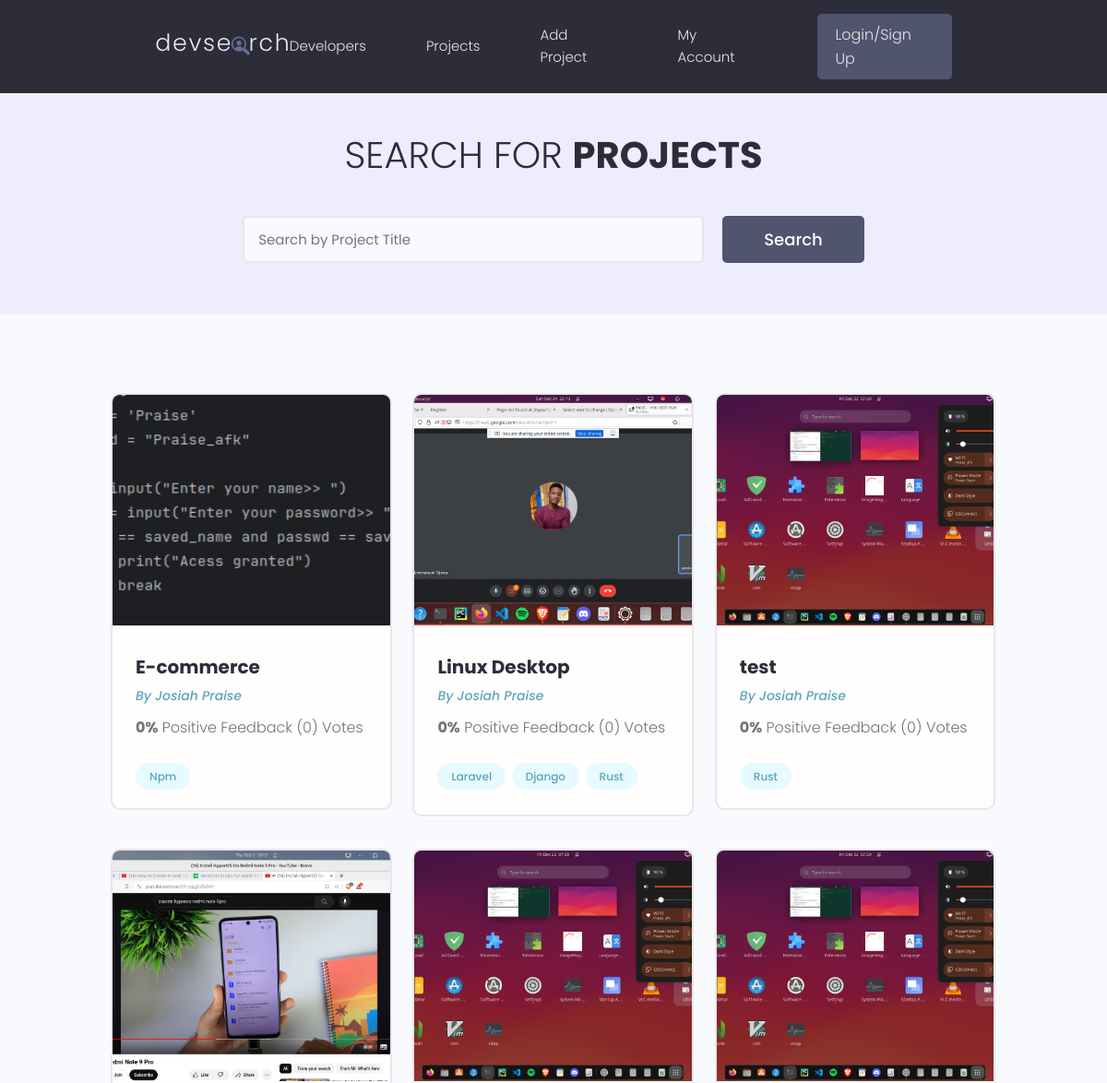
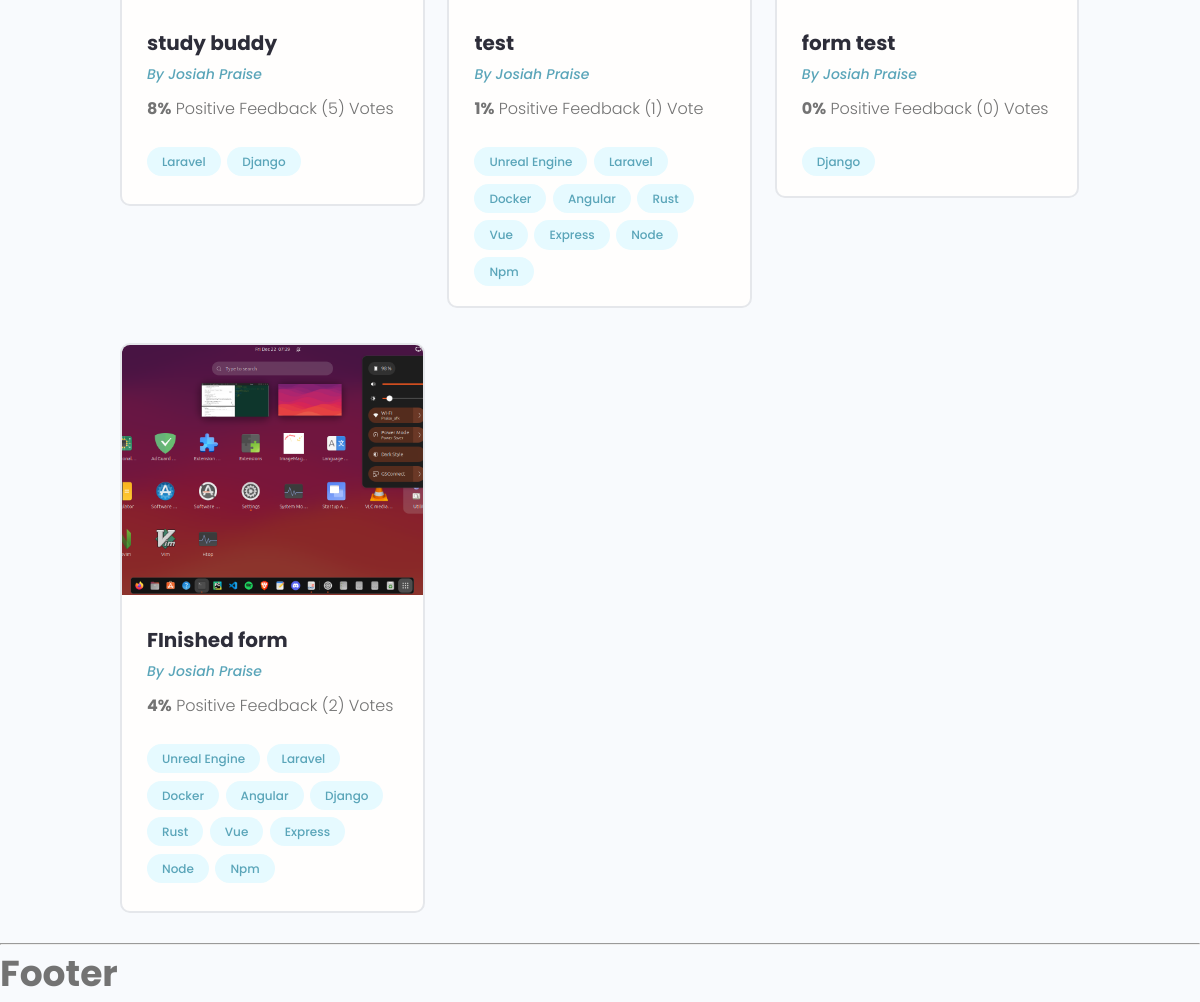
The page /projects/ on the database as committed earlier (2 pictures, top to bottom).
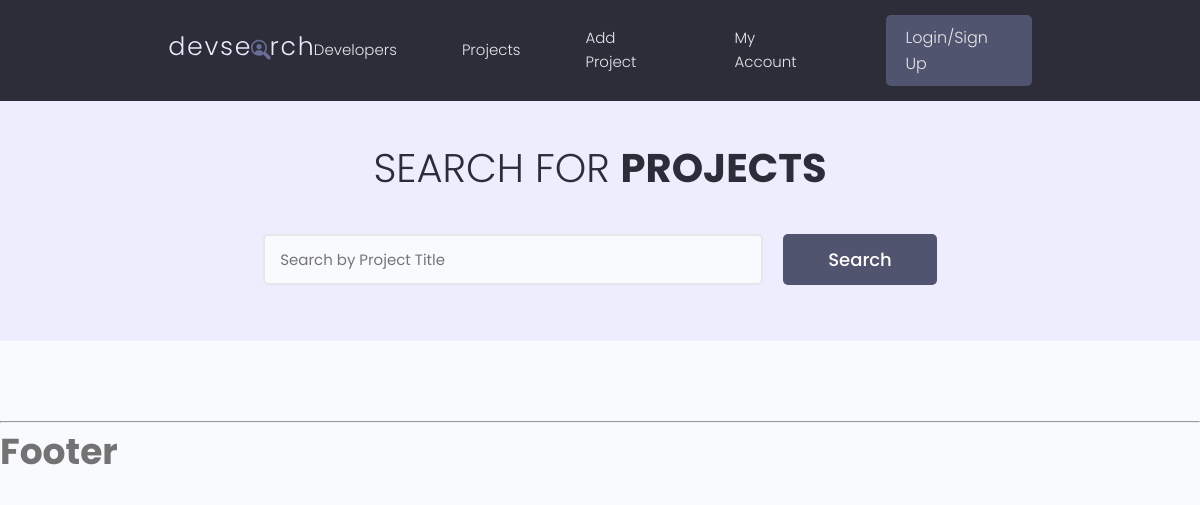
The same page on the database as committed later.
### projects/models.py (models this page shows, shortened)
class Project(models.Model):
    title = models.CharField(max_length=200)
    description = models.TextField(blank=True, null=True)
    demo_link = models.URLField(max_length=2000, null=True, blank=True)
    source_link = models.URLField(max_length=2000, null=True, blank=True)
    tags = models.ManyToManyField('Tag')
    vote_total = models.IntegerField(default=0, null=True, blank=True)
    vote_ratio = models.IntegerField(default=0, null=True, blank=True)
    image = models.ImageField(upload_to= 'project_photos', default='default.png', blank=True, null=True)
    created = models.DateTimeField(auto_now_add=True)
    id = models.UUIDField(default=uuid.uuid4, editable=False, unique=True, primary_key=True)
    def get_absolute_url(self):
        return reverse("projects:project_detail", kwargs={"pk": self.id})

class Tag(models.Model):
    name = models.CharField(max_length=200)
    created = models.DateTimeField(auto_now_add=True)
    id = models.UUIDField(default=uuid.uuid4, unique=True, editable=False, primary_key=True)
    def __str__(self):
        return self.name

### projects/views.py (the view)
# urls.py: path("", views.ProjectListView.as_view(), name='project_list'),
class ProjectListView(ListView):
    model = Project
    context_object_name = 'projects'
    def get_queryset(self) -> QuerySet[Any]:
        return Project.objects.all().order_by('created')

### projects/templates/projects/project_list.html (shortened to what this page needs)
{% extends 'main.html' %}
{% block content %}
<main class="projects">
    <section class="hero-section text-center">
        <div class="container container--narrow">
            <div class="hero-section__box">
                <h2>Search for <span>Projects</span></h2>
            </div>
            <div class="hero-section__search">
                <form id='searchForm' class="form" action="" method="get">
                    <div class="form__field">
                        <input class="input input--text" id="formInput#search" type="text" name="search_query"
                            placeholder="Search by Project Title" value="" />
                    </div>
                    <input class="btn btn--sub btn--lg" type="submit" value="Search" />
                </form>
            </div>
        </div>
    </section>
    <section class="projectsList">
        <div class="container">
            <div class="grid grid--three">
                {% for project in projects %}
                <div class="column">
                    <div class="card project">
                        <a href="{{project.get_absolute_url}}" class="project">
                            <img class="project__thumbnail" src="{{project.image.url}}" alt="project thumbnail" />
                            <div class="card__body">
                                <h3 class="project__title">{{project.title}}</h3>
                                <p><a class="project__author" href="">By Josiah Praise
                                        </a>
                                </p>
                                <p class="project--rating">
                                    <span style="font-weight: bold;">{{project.vote_ratio}}%</span> Positive
                                    Feedback ({{project.vote_total}}) Vote{{project.vote_total|pluralize:"s"}}
                                </p>
                                <div class="project__tags">
                                    {% for tag in project.tags.all %}
                                    <span class="tag tag--pill tag--main">
                                        <small>{{tag}}</small>
                                    </span>
                                    {% endfor %}
                                </div>
                            </div>
                        </a>
                    </div>
                </div>
                {% endfor %}
            </div>
        </div>
    </section>
</main>
{% endblock content %}

Rows that differ between the two databases and show on the page:
removed Project: image (picture), title "E-commerce", vote_ratio "0", vote_total "0"
removed Tag: name "Npm"
removed Project: image (picture), title "Linux Desktop", vote_ratio "0", vote_total "0"
removed Tag: name "Laravel"
removed Tag: name "Django"
removed Tag: name "Rust"
removed Project: image (placeholder picture), title "test", vote_ratio "0", vote_total "0"
removed Project: image (picture), title "study buddy", vote_ratio "8", vote_total "5"
removed Project: image (placeholder picture), title "test", vote_ratio "1", vote_total "1"
removed Tag: name "Unreal Engine"
removed Tag: name "Docker"
removed Tag: name "Angular"
removed Tag: name "Vue"
removed Tag: name "Express"
removed Tag: name "Node"
removed Project: image (placeholder picture), title "form test", vote_ratio "0", vote_total "0"
removed Project: image (placeholder picture), title "FInished form", vote_ratio "4", vote_total "2"
